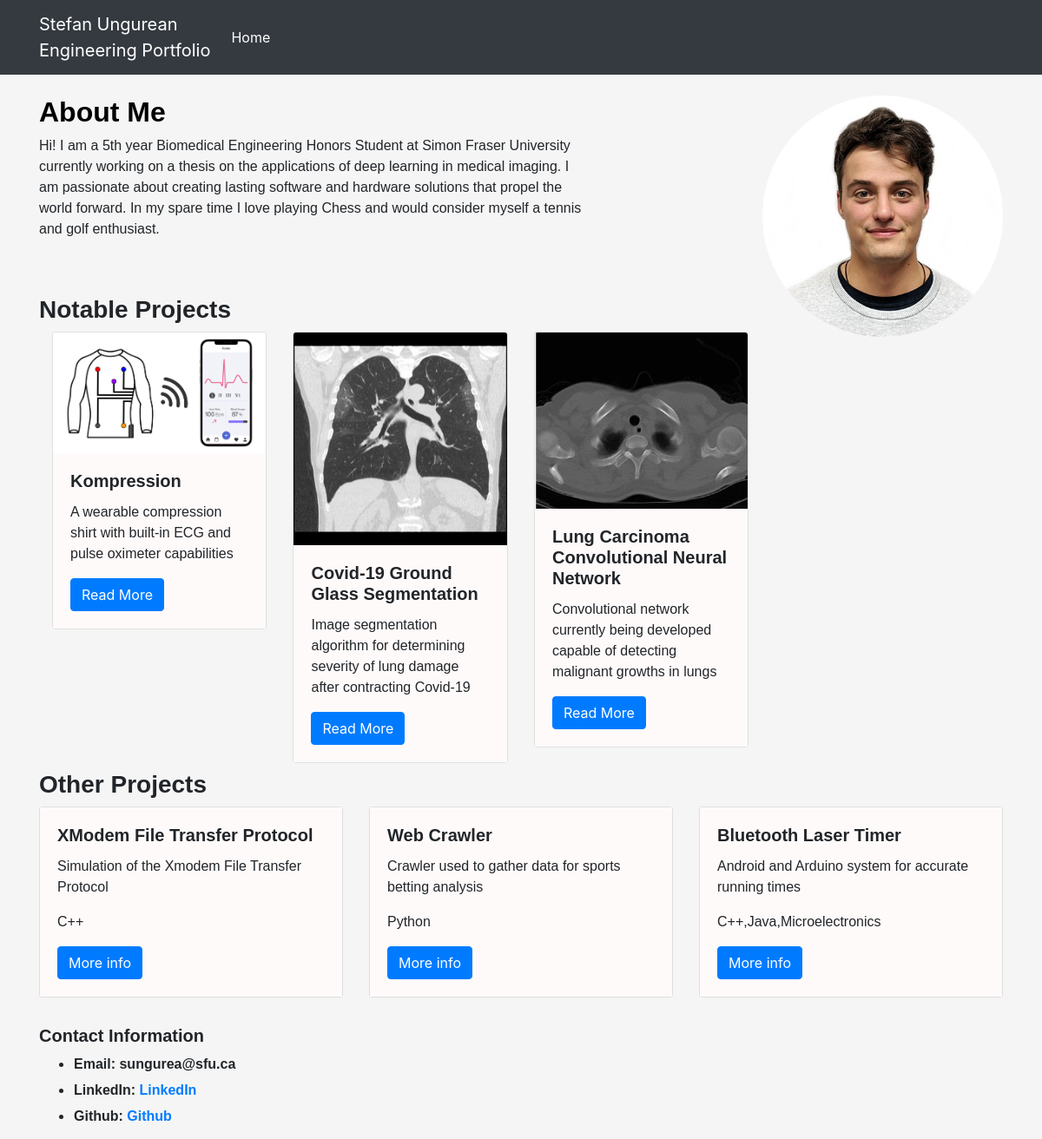
/projects/, run on the app's committed database.
### projects/models.py (models this page shows)
class Project(models.Model):
    title = models.CharField(max_length=100)
    description = models.TextField()
    technology = models.CharField(max_length=20)
    image = models.FilePathField(path="/img")
    deepDescription = models.TextField()
    gitLink = models.TextField()
    paperLink = models.FilePathField(path="/other")

class SmallerProjects(models.Model):
    title = models.CharField(max_length=100)
    description = models.TextField()
    technology = models.CharField(max_length=20)
    deepDescription = models.TextField()
    gitLink = models.TextField()

### projects/views.py (the view)
# urls.py: path("", views.project_index, name="project_index"),
def project_index(request):
    projects = Project.objects.all()
    smallerProjects = SmallerProjects.objects.all()
    context = {
        'projects': projects,
        'smaller_projects': smallerProjects
    }
    return render(request, 'project_index.html', context)

### projects/templates/project_index.html (shortened to what this page needs)
{% extends "base.html" %}
{% load static %}
{% block page_content %}
<br>
<div>
    <img src = "\static\other\headshot1.png" alt = "" width="25%" class = "resize">
</div>
<h2>About Me</h2>
<p id = "first">
    Hi! I am a 5th year Biomedical Engineering Honors Student at Simon Fraser University currently working
    on a thesis on the applications of deep learning in medical imaging. I am passionate about creating lasting software and hardware solutions
    that propel the world forward. In my spare time I love playing Chess and would consider myself a tennis and golf enthusiast.
</p>
<br>
<br>
<h3>Notable Projects</h3>
<div class="row">
{% for project in projects %}
    <div class="col-md-4">
        <div class="card mb-2">
            <img class="card-img-top" src="{% static project.image %}">
            <div class="card-body">
                <h5 class="card-title">{{ project.title }}</h5>
                <p class="card-text">{{ project.description }}</p>
                <a href="{% url 'project_detail' project.pk %}"
                   class="btn btn-primary">
                    Read More
                </a>
            </div>
        </div>
    </div>
    {% endfor %}
</div>
<h3>Other Projects</h3>
<div class="row">
{% for project in smaller_projects %}
    <div class="col-md-4">
        <div class="card mb-2">
            <div class="card-body">
                <h5 class="card-title">{{ project.title }}</h5>
                <p class="card-text">{{ project.description }}</p>
                <p class="card-text">{{ project.technology }}</p>
                <a href="{% url 'smallproject_detail' project.pk %}"
                   class="btn btn-primary">
                    More info
                </a>
            </div>
        </div>
    </div>
    {% endfor %}
</div>
<br>
<h5>Contact Information</h5>
<ul>
    <li><h6>Email: sungurea@sfu.ca</h6></li>
    <li><h6>LinkedIn: <a href = "https://www.linkedin.com/in/stefan-ungurean-961a111b4/"> LinkedIn </a></h6></li>
    <li><h6>Github:<a href = "https://github.com/BigMuffler"> Github </a></h6></li>
</ul>
{% endblock %}

### Engineering_Portfolio/templates/base.html (shortened to what this page needs)
<link rel="stylesheet" href="https://stackpath.bootstrapcdn.com/bootstrap/4.1.3/css/bootstrap.min.css">
<nav class="navbar navbar-expand-lg navbar-dark bg-dark">
    <div class="container">
        <a class="navbar-brand" href="{% url 'project_index' %}">
            Stefan Ungurean <br/> Engineering Portfolio
        </a>
        <div class="collapse navbar-collapse" id="navbarSupportedContent">
          <ul class="navbar-nav mr-auto">
            <li class="nav-item active">
              <a class="nav-link" href="{% url 'project_index' %}">Home</a>
            </li>
          </ul>
        </div>
    </div>
</nav>
<div class="container">
    {% block page_content %}{% endblock %}
</div>

### projects/templates/project_index.html (style rules this page uses)
h2 { color:black; font-family: sans-serif; font-weight: bold; }
.card-body { background-color:snow; }
h3 { font-family: sans-serif; font-weight: bold; }
h5 { font-family: sans-serif; font-weight: bold; }
h6 { font-family: sans-serif; font-weight: bold; }
p { font-family: sans-serif; }
p#first { width: 630px }
img.resize { max-width:40%; max-height:40%; display: block; margin-left: auto; margin-right: auto; float: right; }

### data on the page
Project: image (picture), title "Kompression", description "A wearable compression shirt with built-in ECG and pulse oximeter capabilities"
Project: image (picture), title "Covid-19 Ground Glass Segmentation", description "Image segmentation algorithm for determining severity of lung damage after contracting Covid-19"
Project: image (picture), title "Lung Carcinoma Convolutional Neural Network", description "Convolutional network currently being developed capable of detecting malignant growths in lungs"
SmallerProjects: title "XModem File Transfer Protocol", description "Simulation of the Xmodem File Transfer Protocol", technology "C++"
SmallerProjects: title "Web Crawler", description "Crawler used to gather data for sports betting analysis", technology "Python"
SmallerProjects: title "Bluetooth Laser Timer", description "Android and Arduino system for accurate running times", technology "C++,Java,Microelectronics"
